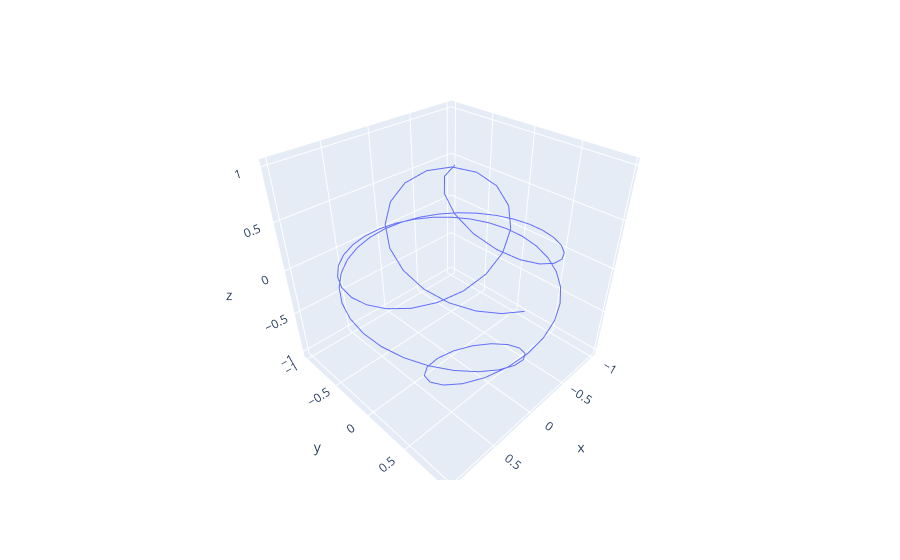

Notebook code cell kept with this figure:
### Code cell
import plotly.express as px
import pandas as pd

df = pd.DataFrame({
    "x": cartesian_x,
    "y": cartesian_y,
    "z": cartesian_z,
})
px.line_3d(df, x="x", y="y", z="z")
